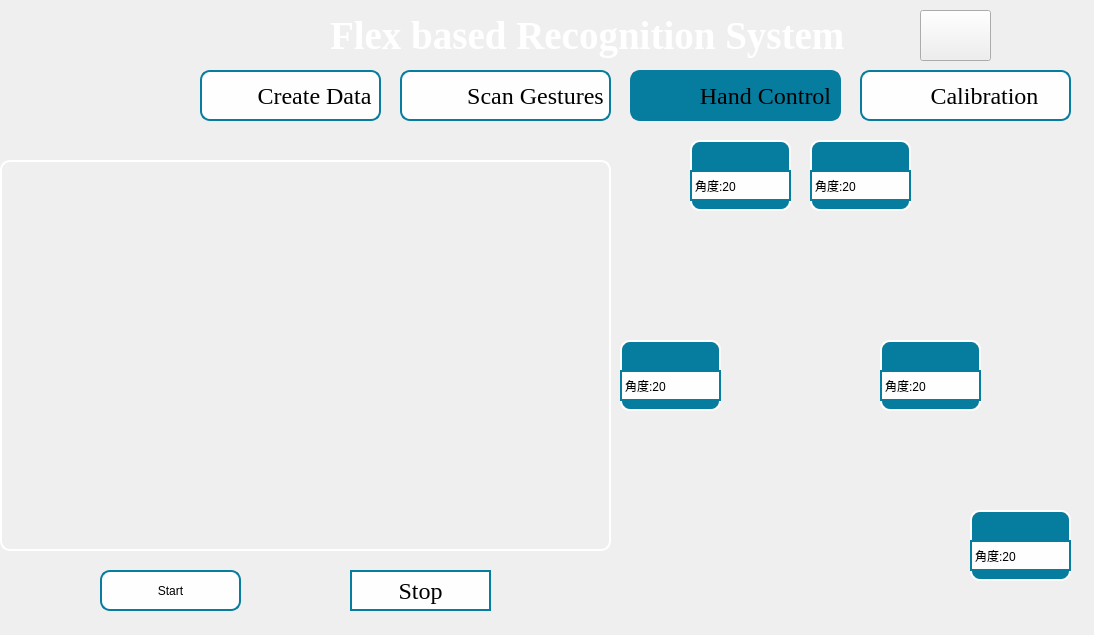
<?xml version="1.0" encoding="UTF-8"?>
<ui version="4.0">
 <class>MainWindow</class>
 <widget class="QMainWindow" name="MainWindow">
  <property name="geometry">
   <rect>
    <x>0</x>
    <y>0</y>
    <width>1094</width>
    <height>635</height>
   </rect>
  </property>
  <property name="windowTitle">
   <string>MainWindow</string>
  </property>
  <property name="styleSheet">
   <string notr="true">QWidget#centralwidget{
	border-image:url(&quot;icons/background1.png&quot;) ;
}</string>
  </property>
  <widget class="QWidget" name="centralwidget">
   <widget class="QLabel" name="label">
    <property name="geometry">
     <rect>
      <x>330</x>
      <y>0</y>
      <width>641</width>
      <height>71</height>
     </rect>
    </property>
    <property name="font">
     <font>
      <family>Times New Roman</family>
      <pointsize>29</pointsize>
      <weight>75</weight>
      <bold>true</bold>
     </font>
    </property>
    <property name="styleSheet">
     <string notr="true">color:white;</string>
    </property>
    <property name="text">
     <string>Flex based Recognition System</string>
    </property>
   </widget>
   <widget class="QPushButton" name="create">
    <property name="geometry">
     <rect>
      <x>200</x>
      <y>70</y>
      <width>181</width>
      <height>51</height>
     </rect>
    </property>
    <property name="font">
     <font>
      <family>TImes New Roman</family>
      <pointsize>18</pointsize>
      <weight>50</weight>
      <italic>false</italic>
      <bold>false</bold>
     </font>
    </property>
    <property name="layoutDirection">
     <enum>Qt::RightToLeft</enum>
    </property>
    <property name="styleSheet">
     <string notr="true">QPushButton#create{
  padding-left:-30px;
  color:black;
  border: 2px solid #067d9e; 
  font: 18pt &quot;TImes New Roman&quot;;
  background-image:url(&quot;icons/create.png&quot;);
  border-radius:10px;
  background-color:#fefefe;
  background-repeat:none;
}
QPushButton#create:hover
{
   border-radius: 10px;
   background-color:#067d9e;
}</string>
    </property>
    <property name="text">
     <string>   Create Data</string>
    </property>
   </widget>
   <widget class="QPushButton" name="scan_sen">
    <property name="geometry">
     <rect>
      <x>630</x>
      <y>70</y>
      <width>211</width>
      <height>51</height>
     </rect>
    </property>
    <property name="font">
     <font>
      <family>TImes New Roman</family>
      <pointsize>18</pointsize>
      <weight>50</weight>
      <italic>false</italic>
      <bold>false</bold>
     </font>
    </property>
    <property name="styleSheet">
     <string notr="true">QPushButton#scan_sen{
padding-left:-90px;
color:black;
background-color:#067d9e;
border: 2px solid #067d9e; 
border-radius:10px;
font: 18pt &quot;TImes New Roman&quot;;
background-image:url(&quot;icons/sent.png&quot;);
background-repeat:none;
}
QPushButton#scan_sen:hover
{
   border-radius: 10px;
   background-color:#067d9e;
}</string>
    </property>
    <property name="text">
     <string>                          Hand Control </string>
    </property>
   </widget>
   <widget class="QPushButton" name="scan_sinlge">
    <property name="geometry">
     <rect>
      <x>400</x>
      <y>70</y>
      <width>211</width>
      <height>51</height>
     </rect>
    </property>
    <property name="font">
     <font>
      <family>TImes New Roman</family>
      <pointsize>18</pointsize>
      <weight>50</weight>
      <italic>false</italic>
      <bold>false</bold>
     </font>
    </property>
    <property name="layoutDirection">
     <enum>Qt::LeftToRight</enum>
    </property>
    <property name="autoFillBackground">
     <bool>false</bool>
    </property>
    <property name="styleSheet">
     <string notr="true">QPushButton#scan_sinlge{
padding-left:-90px;
color:black;
border: 2px solid #067d9e; 
font: 18pt &quot;TImes New Roman&quot;;
border-radius:10px;
background-color:#fefefe;
padding-left:-90px;
background-image:url(&quot;icons/scan.png&quot;);
background-repeat:none;
}
QPushButton#scan_sinlge:hover
{
   border-radius: 10px;
   background-color:#067d9e;
}</string>
    </property>
    <property name="text">
     <string>                         Scan Gestures</string>
    </property>
   </widget>
   <widget class="QPushButton" name="exp2">
    <property name="geometry">
     <rect>
      <x>860</x>
      <y>70</y>
      <width>211</width>
      <height>51</height>
     </rect>
    </property>
    <property name="font">
     <font>
      <family>TImes New Roman</family>
      <pointsize>18</pointsize>
      <weight>50</weight>
      <italic>false</italic>
      <bold>false</bold>
     </font>
    </property>
    <property name="styleSheet">
     <string notr="true">QPushButton#exp2{
padding-left:-100px;
color:black;
background-color:#fefefe;
border: 2px solid #067d9e; 
border-radius:10px;
font: 18pt &quot;TImes New Roman&quot;;
background-image:url(&quot;icons/export.png&quot;);
background-repeat:none;
}
QPushButton#exp2:hover
{
   border-radius: 10px;
   background-color:#067d9e;
}</string>
    </property>
    <property name="text">
     <string>                       Calibration</string>
    </property>
    <property name="checkable">
     <bool>false</bool>
    </property>
    <property name="autoRepeat">
     <bool>false</bool>
    </property>
    <property name="autoExclusive">
     <bool>false</bool>
    </property>
    <property name="autoDefault">
     <bool>false</bool>
    </property>
    <property name="default">
     <bool>false</bool>
    </property>
    <property name="flat">
     <bool>false</bool>
    </property>
   </widget>
   <widget class="QPushButton" name="exit_button">
    <property name="geometry">
     <rect>
      <x>920</x>
      <y>10</y>
      <width>71</width>
      <height>51</height>
     </rect>
    </property>
    <property name="styleSheet">
     <string notr="true">QPushButton#exit_button{
border-image:url(&quot;icons/exit1.png&quot;) 4 4 4 4 stretch stretch;
background-repeat:no-repeat;
background-size:100% 100%;
}</string>
    </property>
    <property name="text">
     <string/>
    </property>
   </widget>
   <widget class="QPushButton" name="pushButton_2">
    <property name="geometry">
     <rect>
      <x>100</x>
      <y>570</y>
      <width>141</width>
      <height>41</height>
     </rect>
    </property>
    <property name="styleSheet">
     <string notr="true">QPushButton#pushButton_2{
color: black;
background-color:#fefefe;
border: 2px solid #067d9e; 
font: 18pt &quot;Times New Roman&quot;;
border-radius:10px;
background-color:#fefefe;
/*padding-left:60px;*/
/*background-image:url(&quot;icons/green.png&quot;) 50%;*/
background-repeat:none;
}
QPushButton#pushButton_2:hover
{
   border-radius: 10px;
   background-color:#067d9e;
}</string>
    </property>
    <property name="text">
     <string>Start</string>
    </property>
   </widget>
   <widget class="QLabel" name="label_3">
    <property name="geometry">
     <rect>
      <x>0</x>
      <y>160</y>
      <width>611</width>
      <height>391</height>
     </rect>
    </property>
    <property name="styleSheet">
     <string notr="true">border-radius: 10px;
border: 2px solid white;</string>
    </property>
    <property name="text">
     <string/>
    </property>
   </widget>
   <widget class="QPushButton" name="pushButton_3">
    <property name="geometry">
     <rect>
      <x>350</x>
      <y>570</y>
      <width>141</width>
      <height>41</height>
     </rect>
    </property>
    <property name="font">
     <font>
      <family>Times New Roman</family>
      <pointsize>18</pointsize>
      <weight>50</weight>
      <italic>false</italic>
      <bold>false</bold>
     </font>
    </property>
    <property name="autoFillBackground">
     <bool>false</bool>
    </property>
    <property name="styleSheet">
     <string notr="true">QPushButton#pushButton_3{
color: black;
background-color:#fefefe;
border: 2px solid #067d9e; 
font: 18pt &quot;Times New Roman&quot;;
background-repeat:none;
}
QPushButton#pushButton_3:hover
{
   border-radius: 10px;
   background-color:#067d9e;
}</string>
    </property>
    <property name="text">
     <string>Stop</string>
    </property>
   </widget>
   <widget class="QPushButton" name="transfer">
    <property name="geometry">
     <rect>
      <x>170</x>
      <y>10</y>
      <width>81</width>
      <height>51</height>
     </rect>
    </property>
    <property name="styleSheet">
     <string notr="true">QPushButton#transfer{
border-radius: 10px;
border-image:url(&quot;icons/gesture.png&quot;) 4 4 4 4 stretch stretch;
background-repeat:no-repeat;
background-size:100% 100%;
}</string>
    </property>
    <property name="text">
     <string/>
    </property>
   </widget>
   <widget class="QLabel" name="label_2">
    <property name="geometry">
     <rect>
      <x>620</x>
      <y>130</y>
      <width>471</width>
      <height>501</height>
     </rect>
    </property>
    <property name="styleSheet">
     <string notr="true">QLabel#label_2{
  border-radius: 10px;
  border-image:url(&quot;icons/robot.png&quot;) 4 4 4 4 stretch stretch;
  background-repeat:no-repeat;
  background-size:100% 100%;
}</string>
    </property>
    <property name="text">
     <string/>
    </property>
   </widget>
   <widget class="QSlider" name="slider1">
    <property name="geometry">
     <rect>
      <x>620</x>
      <y>350</y>
      <width>101</width>
      <height>21</height>
     </rect>
    </property>
    <property name="styleSheet">
     <string notr="true">QSlider::groove:horizontal{  
        height: 12px;
        left: 0px;
        right: 0px;
        border:0px;    //指定无边框
        border-radius:6px;    //指定圆角
        background:rgba(0,0,0,50);
 }
 //滑块的美化
 QSlider::handle:horizontal{
    
        width:  50px;
        height: 50px;
        margin-top: -20px;
        margin-left: 0px;
        margin-bottom: -20px;
        margin-right: 0px;
}
//已滑过的进度美化
QSlider::sub-page:horizontal{
    
       background:rgba(80,166,234,1);
}</string>
    </property>
    <property name="maximum">
     <number>180</number>
    </property>
    <property name="value">
     <number>20</number>
    </property>
    <property name="orientation">
     <enum>Qt::Horizontal</enum>
    </property>
    <property name="tickPosition">
     <enum>QSlider::TicksBothSides</enum>
    </property>
   </widget>
   <widget class="QLabel" name="label_4">
    <property name="geometry">
     <rect>
      <x>620</x>
      <y>340</y>
      <width>101</width>
      <height>71</height>
     </rect>
    </property>
    <property name="styleSheet">
     <string notr="true">QLabel#label_4{
    padding-left:-90px;
    color:black;
    background-color:#067d9e;
    border: 2px solid white; 
    border-radius:10px;
    font: 14pt &quot;TImes New Roman&quot;;
    background-repeat:none;
}
</string>
    </property>
    <property name="text">
     <string>TextLabel</string>
    </property>
   </widget>
   <widget class="QLabel" name="label_5">
    <property name="geometry">
     <rect>
      <x>620</x>
      <y>370</y>
      <width>101</width>
      <height>31</height>
     </rect>
    </property>
    <property name="styleSheet">
     <string notr="true">QLabel#label_5{
color: black;
background-color:#fefefe;
border: 2px solid #067d9e; 
font: 14pt &quot;Times New Roman&quot;;
background-repeat:none;
}</string>
    </property>
    <property name="text">
     <string>角度:20</string>
    </property>
   </widget>
   <widget class="QSlider" name="slider1_2">
    <property name="geometry">
     <rect>
      <x>690</x>
      <y>150</y>
      <width>101</width>
      <height>21</height>
     </rect>
    </property>
    <property name="styleSheet">
     <string notr="true">QSlider::groove:horizontal{  
        height: 12px;
        left: 0px;
        right: 0px;
        border:0px;    //指定无边框
        border-radius:6px;    //指定圆角
        background:rgba(0,0,0,50);
 }
 //滑块的美化
 QSlider::handle:horizontal{
    
        width:  50px;
        height: 50px;
        margin-top: -20px;
        margin-left: 0px;
        margin-bottom: -20px;
        margin-right: 0px;
}
//已滑过的进度美化
QSlider::sub-page:horizontal{
    
       background:rgba(80,166,234,1);
}</string>
    </property>
    <property name="maximum">
     <number>180</number>
    </property>
    <property name="value">
     <number>20</number>
    </property>
    <property name="orientation">
     <enum>Qt::Horizontal</enum>
    </property>
    <property name="tickPosition">
     <enum>QSlider::TicksBothSides</enum>
    </property>
   </widget>
   <widget class="QLabel" name="label_6">
    <property name="geometry">
     <rect>
      <x>690</x>
      <y>140</y>
      <width>101</width>
      <height>71</height>
     </rect>
    </property>
    <property name="styleSheet">
     <string notr="true">QLabel#label_6{
    padding-left:-90px;
    color:black;
    background-color:#067d9e;
    border: 2px solid white; 
    border-radius:10px;
    font: 14pt &quot;TImes New Roman&quot;;
    background-repeat:none;
}
</string>
    </property>
    <property name="text">
     <string>TextLabel</string>
    </property>
   </widget>
   <widget class="QLabel" name="label_7">
    <property name="geometry">
     <rect>
      <x>690</x>
      <y>170</y>
      <width>101</width>
      <height>31</height>
     </rect>
    </property>
    <property name="styleSheet">
     <string notr="true">QLabel#label_7{
color: black;
background-color:#fefefe;
border: 2px solid #067d9e; 
font: 14pt &quot;Times New Roman&quot;;
background-repeat:none;
}</string>
    </property>
    <property name="text">
     <string>角度:20</string>
    </property>
   </widget>
   <widget class="QSlider" name="slider1_3">
    <property name="geometry">
     <rect>
      <x>810</x>
      <y>150</y>
      <width>101</width>
      <height>21</height>
     </rect>
    </property>
    <property name="styleSheet">
     <string notr="true">QSlider::groove:horizontal{  
        height: 12px;
        left: 0px;
        right: 0px;
        border:0px;    //指定无边框
        border-radius:6px;    //指定圆角
        background:rgba(0,0,0,50);
 }
 //滑块的美化
 QSlider::handle:horizontal{
    
        width:  50px;
        height: 50px;
        margin-top: -20px;
        margin-left: 0px;
        margin-bottom: -20px;
        margin-right: 0px;
}
//已滑过的进度美化
QSlider::sub-page:horizontal{
    
       background:rgba(80,166,234,1);
}</string>
    </property>
    <property name="maximum">
     <number>180</number>
    </property>
    <property name="value">
     <number>20</number>
    </property>
    <property name="orientation">
     <enum>Qt::Horizontal</enum>
    </property>
    <property name="tickPosition">
     <enum>QSlider::TicksBothSides</enum>
    </property>
   </widget>
   <widget class="QLabel" name="label_8">
    <property name="geometry">
     <rect>
      <x>810</x>
      <y>170</y>
      <width>101</width>
      <height>31</height>
     </rect>
    </property>
    <property name="styleSheet">
     <string notr="true">QLabel#label_8{
color: black;
background-color:#fefefe;
border: 2px solid #067d9e; 
font: 14pt &quot;Times New Roman&quot;;
background-repeat:none;
}</string>
    </property>
    <property name="text">
     <string>角度:20</string>
    </property>
   </widget>
   <widget class="QLabel" name="label_9">
    <property name="geometry">
     <rect>
      <x>810</x>
      <y>140</y>
      <width>101</width>
      <height>71</height>
     </rect>
    </property>
    <property name="styleSheet">
     <string notr="true">QLabel#label_9{
    padding-left:-90px;
    color:black;
    background-color:#067d9e;
    border: 2px solid white; 
    border-radius:10px;
    font: 14pt &quot;TImes New Roman&quot;;
    background-repeat:none;
}
</string>
    </property>
    <property name="text">
     <string>TextLabel</string>
    </property>
   </widget>
   <widget class="QLabel" name="label_10">
    <property name="geometry">
     <rect>
      <x>880</x>
      <y>370</y>
      <width>101</width>
      <height>31</height>
     </rect>
    </property>
    <property name="styleSheet">
     <string notr="true">QLabel#label_10{
color: black;
background-color:#fefefe;
border: 2px solid #067d9e; 
font: 14pt &quot;Times New Roman&quot;;
background-repeat:none;
}</string>
    </property>
    <property name="text">
     <string>角度:20</string>
    </property>
   </widget>
   <widget class="QSlider" name="slider1_4">
    <property name="geometry">
     <rect>
      <x>880</x>
      <y>350</y>
      <width>101</width>
      <height>21</height>
     </rect>
    </property>
    <property name="styleSheet">
     <string notr="true">QSlider::groove:horizontal{  
        height: 12px;
        left: 0px;
        right: 0px;
        border:0px;    //指定无边框
        border-radius:6px;    //指定圆角
        background:rgba(0,0,0,50);
 }
 //滑块的美化
 QSlider::handle:horizontal{
    
        width:  50px;
        height: 50px;
        margin-top: -20px;
        margin-left: 0px;
        margin-bottom: -20px;
        margin-right: 0px;
}
//已滑过的进度美化
QSlider::sub-page:horizontal{
    
       background:rgba(80,166,234,1);
}</string>
    </property>
    <property name="maximum">
     <number>180</number>
    </property>
    <property name="value">
     <number>20</number>
    </property>
    <property name="orientation">
     <enum>Qt::Horizontal</enum>
    </property>
    <property name="tickPosition">
     <enum>QSlider::TicksBothSides</enum>
    </property>
   </widget>
   <widget class="QLabel" name="label_11">
    <property name="geometry">
     <rect>
      <x>880</x>
      <y>340</y>
      <width>101</width>
      <height>71</height>
     </rect>
    </property>
    <property name="styleSheet">
     <string notr="true">QLabel#label_11{
    padding-left:-90px;
    color:black;
    background-color:#067d9e;
    border: 2px solid white; 
    border-radius:10px;
    font: 14pt &quot;TImes New Roman&quot;;
    background-repeat:none;
}
</string>
    </property>
    <property name="text">
     <string>TextLabel</string>
    </property>
   </widget>
   <widget class="QSlider" name="slider1_5">
    <property name="geometry">
     <rect>
      <x>970</x>
      <y>520</y>
      <width>101</width>
      <height>21</height>
     </rect>
    </property>
    <property name="styleSheet">
     <string notr="true">QSlider::groove:horizontal{  
        height: 12px;
        left: 0px;
        right: 0px;
        border:0px;    //指定无边框
        border-radius:6px;    //指定圆角
        background:rgba(0,0,0,50);
 }
 //滑块的美化
 QSlider::handle:horizontal{
    
        width:  50px;
        height: 50px;
        margin-top: -20px;
        margin-left: 0px;
        margin-bottom: -20px;
        margin-right: 0px;
}
//已滑过的进度美化
QSlider::sub-page:horizontal{
    
       background:rgba(80,166,234,1);
}</string>
    </property>
    <property name="maximum">
     <number>180</number>
    </property>
    <property name="value">
     <number>20</number>
    </property>
    <property name="orientation">
     <enum>Qt::Horizontal</enum>
    </property>
    <property name="tickPosition">
     <enum>QSlider::TicksBothSides</enum>
    </property>
   </widget>
   <widget class="QLabel" name="label_12">
    <property name="geometry">
     <rect>
      <x>970</x>
      <y>510</y>
      <width>101</width>
      <height>71</height>
     </rect>
    </property>
    <property name="styleSheet">
     <string notr="true">QLabel#label_12{
    padding-left:-90px;
    color:black;
    background-color:#067d9e;
    border: 2px solid white; 
    border-radius:10px;
    font: 14pt &quot;TImes New Roman&quot;;
    background-repeat:none;
}
</string>
    </property>
    <property name="text">
     <string>TextLabel</string>
    </property>
   </widget>
   <widget class="QLabel" name="label_13">
    <property name="geometry">
     <rect>
      <x>970</x>
      <y>540</y>
      <width>101</width>
      <height>31</height>
     </rect>
    </property>
    <property name="styleSheet">
     <string notr="true">QLabel#label_13{
color: black;
background-color:#fefefe;
border: 2px solid #067d9e; 
font: 14pt &quot;Times New Roman&quot;;
background-repeat:none;
}</string>
    </property>
    <property name="text">
     <string>角度:20</string>
    </property>
   </widget>
   <zorder>label_2</zorder>
   <zorder>label_12</zorder>
   <zorder>label_11</zorder>
   <zorder>label_10</zorder>
   <zorder>slider1_4</zorder>
   <zorder>label_9</zorder>
   <zorder>slider1_3</zorder>
   <zorder>label_8</zorder>
   <zorder>label_6</zorder>
   <zorder>label_4</zorder>
   <zorder>label</zorder>
   <zorder>create</zorder>
   <zorder>scan_sen</zorder>
   <zorder>scan_sinlge</zorder>
   <zorder>exp2</zorder>
   <zorder>exit_button</zorder>
   <zorder>pushButton_2</zorder>
   <zorder>label_3</zorder>
   <zorder>pushButton_3</zorder>
   <zorder>transfer</zorder>
   <zorder>slider1</zorder>
   <zorder>label_5</zorder>
   <zorder>slider1_2</zorder>
   <zorder>label_7</zorder>
   <zorder>slider1_5</zorder>
   <zorder>label_13</zorder>
  </widget>
 </widget>
 <resources/>
 <connections/>
</ui>
